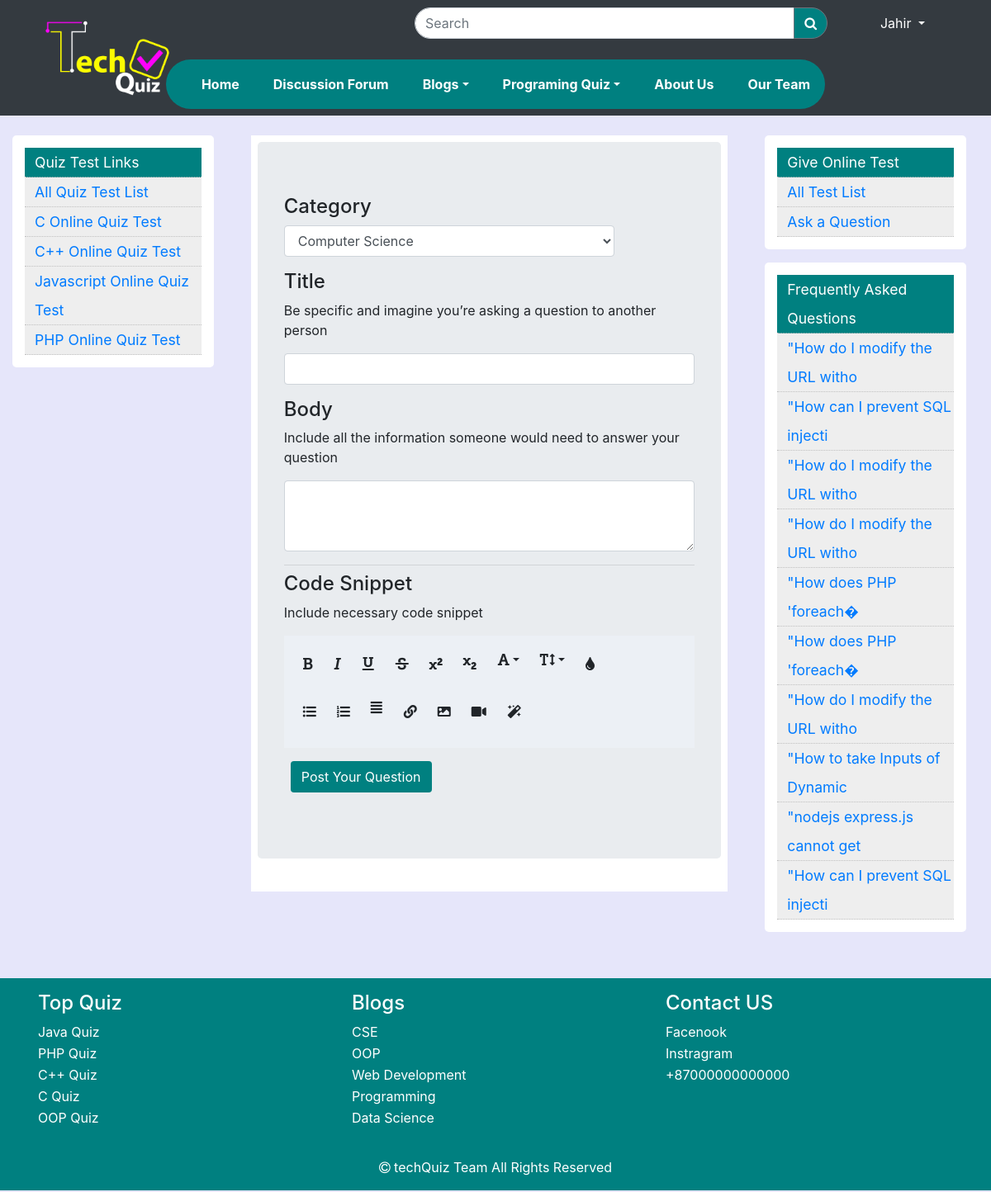
/ask-question.php (signed in), run on the app's committed database.
### tables this page shows
CREATE TABLE `discussion_questions` (
  `id` int(11) NOT NULL,
  `cat_id` int(11) NOT NULL,
  `title` varchar(500) NOT NULL,
  `description` varchar(1000) NOT NULL,
  `code_snippet` varchar(2000) NOT NULL,
  `posted_by` int(11) NOT NULL,
  `date` timestamp NULL DEFAULT current_timestamp()
);

### scripts/php_query_functions.php (called while the page is built, shortened)
<?php
function PullData($con, $table, $columns, $condition, $oparator)
{
    $sql = "SELECT {$columns} FROM {$table}";
    $where_cls = "";
    $sql .= " " . $where_cls;
    $result = $con->query($sql);
    return $result;
}
?>

### ask-question.php (the view, shortened to what this page needs)
<!doctype html>
<html lang="en">
<head>
    <?php include_once('php-layout-files/css-links.php'); ?>
    <link href="https://www.jqueryscript.net/css/jquerysctipttop.css" rel="stylesheet" type="text/css">
    <link rel="stylesheet" href="highlighter/jquery.highlight.css">
    <link rel="stylesheet" href="code-editor/editor.css">
</head>
<?php include_once('scripts/mql_connection.php');
include_once('scripts/php_query_functions.php'); ?>
<body>
    <?php include_once('php-layout-files/header.php'); ?>
    <section>
        <div class="row mt-4">
            <?php include('php-layout-files/left-side-bar.php')  ?>
            <div class="col-lg-6 col-md-12  center-col col-12">
                <div class="center-div p-2">
                    <div class="jumbotron">
                        <form action="ask-question.php" method="post">
                            <div class="form-group category">
                                <h4 for="">Category</h4>
                                <?php
                                $result = PullData($con, 'discussion_category', '*', '', '');
                                ?>
                                <select class="form-control " name="category" id="">
                                    <?php
                                    foreach ($result as $key => $value) {
                                    ?>
                                        <option value="<?php echo $value['cat_id'];  ?>"><?php echo $value['cat_name'];  ?></option>
                                    <?php
                                    }
                                    ?>
                                </select>
                            </div>
                            <div class="form-group title">
                                <h4 for="">Title</h4>
                                <p class="">Be specific and imagine you’re asking a question to another person</p>
                                <input type="text" class="form-control" name="title" required id="" aria-describedby="helpId" placeholder="">
                            </div>
                            <div class="form-group description">
                                <h4 for="">Body</h4>
                                <p class="">
                                    Include all the information someone would need to answer your question</p>
                                <textarea class="form-control" name="description" required id="" rows="3"></textarea>
                            </div>
                            <hr class="my-2">
                            <div class="code-snippet">
                                <h4 for="">Code Snippet</h4>
                                <p class="">
                                    Include necessary code snippet</p>
                                <div id="editor"></div>
                            </div>
                            <button type="submit" name="submit" class=" post-btn btn my-3 ml-2">Post Your Question</button>
                        </form>
                    </div>
                </div>
            </div>
            <?php
            include('php-layout-files/right-side-bar.php')
            ?>
        </div>
    </section>
    <?php
    include('php-layout-files/footer.php')
    ?>
</body>
</html>

### php-layout-files/right-side-bar.php (shortened to what this page needs)
<div class="col-lg-3 col-md-12 col-12 right-col">
    <div class="right-div">
        <div class="right-col-ul">
            <li class="left_col_main_topic">Give Online Test</li>
            <li><a href="/Online%20Quiz%20System/all_test.php">All Test List</a></li>
            <li><a href="/Online%20Quiz%20System/ask-question.php">Ask a Question</a></li>
        </div>
    </div>
    <?php
    $sql = "SELECT * FROM discussion_questions ORDER by rand() LIMIT 10";
    $result = $con->query($sql);
    ?>
    <div class="right-div  sticky-top my-3">
        <div class="right-col-ul">
            <li class="left_col_main_topic">Frequently Asked Questions</li>
            <?php
            foreach ($result as $key => $value) {
            ?>
                <li><a  href="single-question.php?question_id=<?php echo $value['id'] ?>"><?php
                echo  substr($value['title'], 0, 30);
                ?></a></li>
            <?php }
            ?>
        </div>
    </div>
</div>

### css/style.css (style rules this page uses)
body { margin: 0; padding: 0; background: rgb(230,230,250)!important; position: relative; }
section { min-height: 100vh; }
section .row { margin-right: 0; }
section .right-col .right-div { background-color: white; margin:0 20px; background-color: white; padding: 15px; border-radius: 5px; }
section .right-col li { background-color: #eee; padding-left: 12px; list-style-type: none; line-height: 35px; border-bottom: 1px dotted silver; font-size: 110%; }
section .center-col .center-div { background-color: white; margin: 0 5px; }
.left_col_title,.left_col_main_topic { background-color:#008080!important; color: white; }
.post-btn { background-color: #008080 !important; color: white; }

### code-editor/editor.css (style rules this page uses)
.wysiwyg_editor { color: #7a878e; display: block; width: 100%; }
.wysiwyg_editor > .wysiwyg_editor_footer > .row > .col-xs-1, .col-sm-1, .col-md-1, .col-lg-1, .col-xs-2, .col-sm-2, .col-md-2, .col-lg-2, .col-xs-3, .col-sm-3, .col-md-3, .col-lg-3, .col-xs-4, .col-sm-4, .col-md-4, .col-lg-4, .col-xs-5, .col-sm-5, .col-md-5, .col-lg-5, .col-xs-6, .col-sm-6, .col-md-6, .col-lg-6, .col-xs-7, .col-sm-7, .col-md-7, .col-lg-7, .col-xs-8, .col-sm-8, .col-md-8, .col-lg-8, .col-xs-9, .col-sm-9, .col-md-9, .col-lg-9, .col-xs-10, .col-sm-10, .col-md-10, .col-lg-10, .col-xs-11, .col-sm-11, .col-md-11, .col-lg-11, .col-xs-12, .col-sm-12, .col-md-12, .col-lg-12 { position: relative; min-height: 1px; padding-left: 10px; padding-right: 10px; }

### ask-question.php (style rules this page uses)
.category .form-control { width: 400px !important; }
.title p { font-size: 16px; }
.description p { font-size: 16px; }
.code-snippet p { font-size: 16px; }
.post-btn { background-color: #008080 !important; color: white; }

### data on the page
discussion_questions: title "\"How do I modify the URL witho"
discussion_questions: title "\"How can I prevent SQL injecti"
discussion_questions: title "\"How do I modify the URL witho"
discussion_questions: title "\"How do I modify the URL witho"
discussion_questions: title "\"How does PHP 'foreach�"
discussion_questions: title "\"How does PHP 'foreach�"
discussion_questions: title "\"How do I modify the URL witho"
discussion_questions: title "\"How to take Inputs of Dynamic"
discussion_questions: title "\"nodejs express.js cannot get"
discussion_questions: title "\"How can I prevent SQL injecti"

### other printed values
$_SESSION['name'] "Jahir"
form field category "Computer Science"
